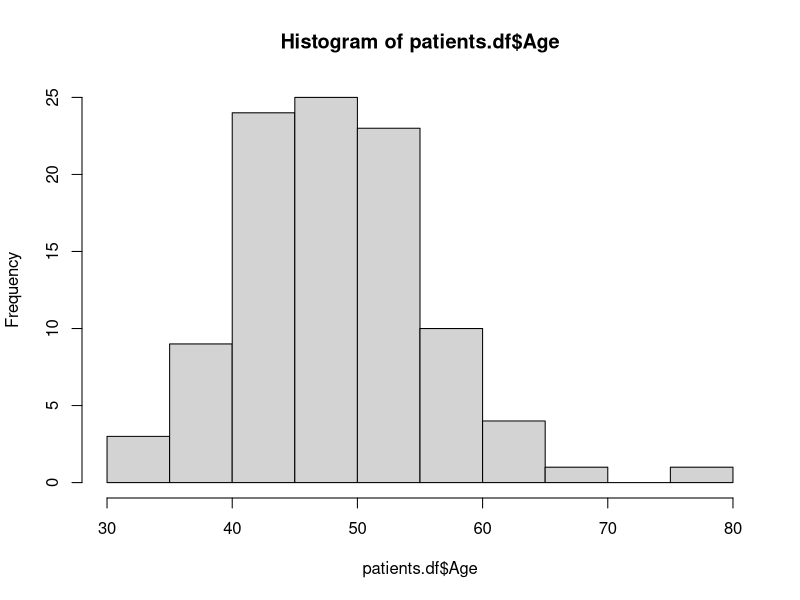
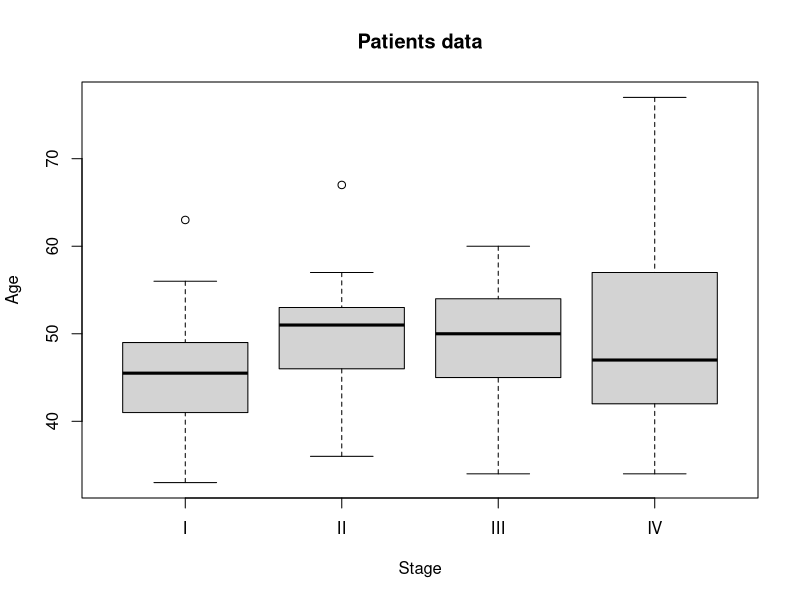
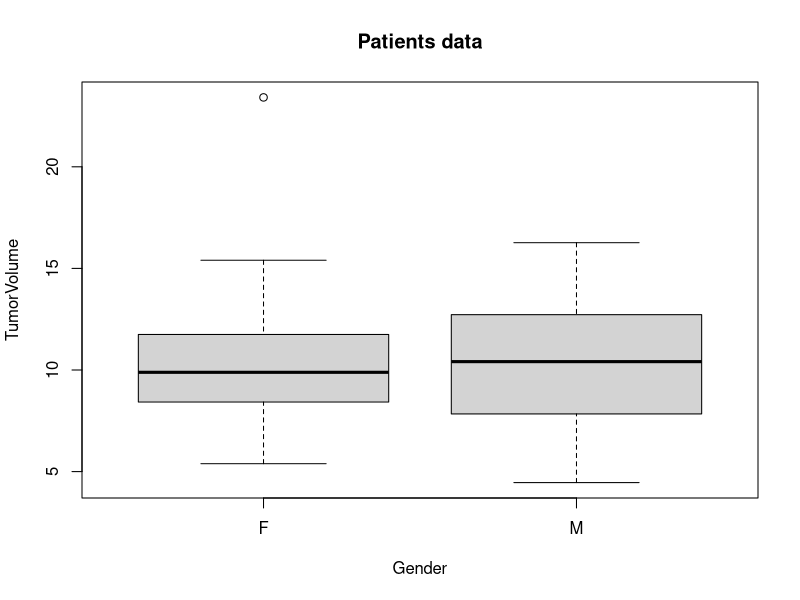
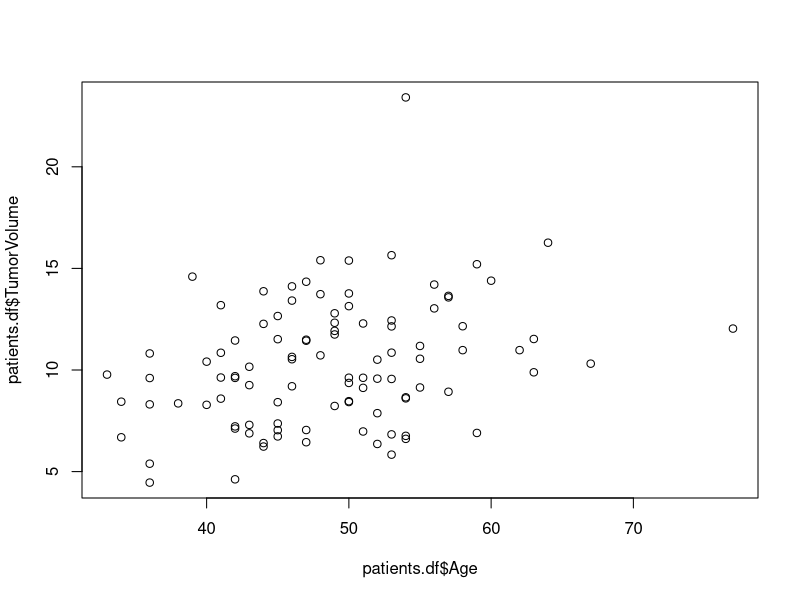

Recreate these plots in R, in order.
## ---- chunk 1
knitr::opts_chunk$set(echo = TRUE)
## ---- chunk 2
set.seed(21341)
patients.df <- data.frame(
  "ID"=paste0("p",1:100)
  ,"Gender"=factor(sample(c("F","M"),100,replace = T))
  ,"Stage"=factor(sample(c("I","II","III","IV"),100,replace = T))
  ,"Age"=as.integer(rgamma(100,shape = 50))
  ,"TumorVolume"=rgamma(100,shape = 10)
  ,stringsAsFactors = F)

head(patients.df)


## ---- chunk 3
quantile(patients.df$Age)
summary(patients.df$Age)
## ---- chunk 4
hist(patients.df$Age)
## ---- chunk 5
summary(patients.df$Stage)
table(patients.df$Stage)
## ---- chunk 6
boxplot(Age ~ Stage, patients.df
  , ylab="Age",xlab="Stage",main="Patients data")
## ---- chunk 7
boxplot(TumorVolume ~ Gender, patients.df
  , ylab="TumorVolume",xlab="Gender",main="Patients data")
## ---- chunk 8
  wilcox.test(x = patients.df$TumorVolume[patients.df$Gender=="M"]
              ,y = patients.df$TumorVolume[patients.df$Gender=="F"]
              ,mu = 0,alternative = "two.sided",paired = F,T)
## ---- chunk 9
plot(patients.df$Age,patients.df$TumorVolume)
## ---- chunk 10
cor.test(patients.df$Age,patients.df$TumorVolume)
